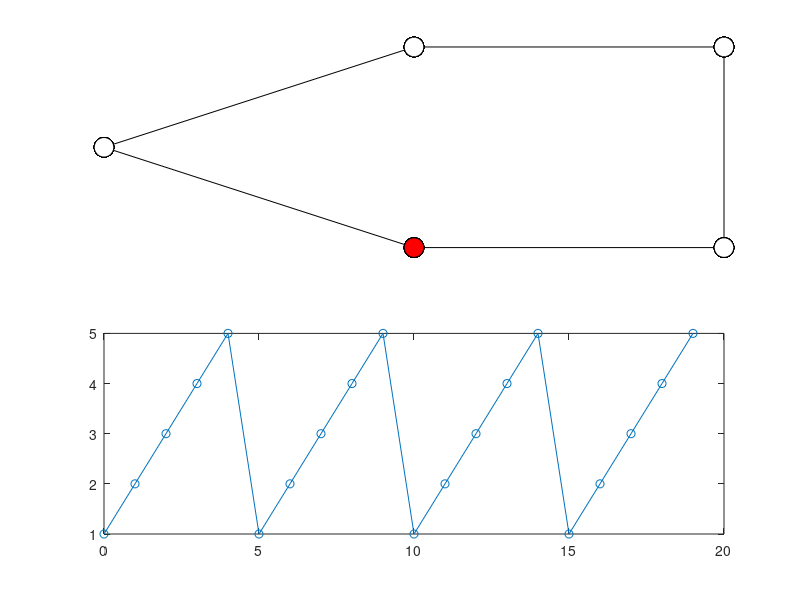

Recreate this plot in MATLAB.
% Simple code-skeleton to help you visualize a single particle moving
% around in a directed ring-graph.
%
% Again, this is in no way compulsory or needed in order to solve the
% handin, but might prove useful for you. We will simulate a particle
% moving through a directed ring in a deterministic manner. The
% particle stays in each node exactly 1 time-unit, and then moves on
% to the next node.
%
% What you should (if you wish) take away from this code-skeleton is
% how you could visualize a particle moving around in a network.
clear all
close all
clc

% number of iterations or expected running time
Tmax = 20; 

figure
set(gcf,'color','white')


x = zeros(5,Tmax); % x is one for the current particle state
x(1,1) = 1; % starting state is node 1
cords = [ 0 0
          2 1
          4 1
          4 -1
          2 -1];

% Transition probability matrix for the directed ring
P = [0 1 0 0 0;
     0 0 1 0 0;
     0 0 0 1 0;
     0 0 0 0 1;
     1 0 0 0 0];

% Plot the graph and mark the node that the particle is in with red
subplot(211)
gplot(P,cords,'-k');
hold on
for i = 1:5
    if x(i, 1) == 1
        scatter(cords(i,1),cords(i,2),200,'markeredgecolor','k','markerfacecolor', 'r');
    else
        scatter(cords(i,1),cords(i,2),200,'markeredgecolor','k','markerfacecolor', 'w');
    end

end
set(gca,'xtick',[],'ytick',[],'xcolor','w','ycolor','w')

%---- Simulate the particle moving around ----%

zzz = 1; % time that the particle waits in the node before moving
         % on to the next one. Here we have just unit-time and no
         % randomness...            
         
n = 1; %node that the particle is currently in

for i = 2:Tmax
    n = 1 + mod(i-1,5); %move the particle 
    x(n, i) = 1; %update the state vector
    
    pause(zzz) % sleep for some time
    
    % plot the new location of the node
    subplot(211)
    for k = 1:5
        if x(k, i) == 1
            scatter(cords(k,1),cords(k,2),200,'markeredgecolor','k','markerfacecolor', 'r');
        else
            scatter(cords(k,1),cords(k,2),200,'markeredgecolor','k','markerfacecolor', 'w');
        end
    end
    subplot(212)
    tvec = [0 1:i];
    plot(tvec(1:end-1),(x(:, 1:i)'*[1 2 3 4 5]'), '-o')
end

